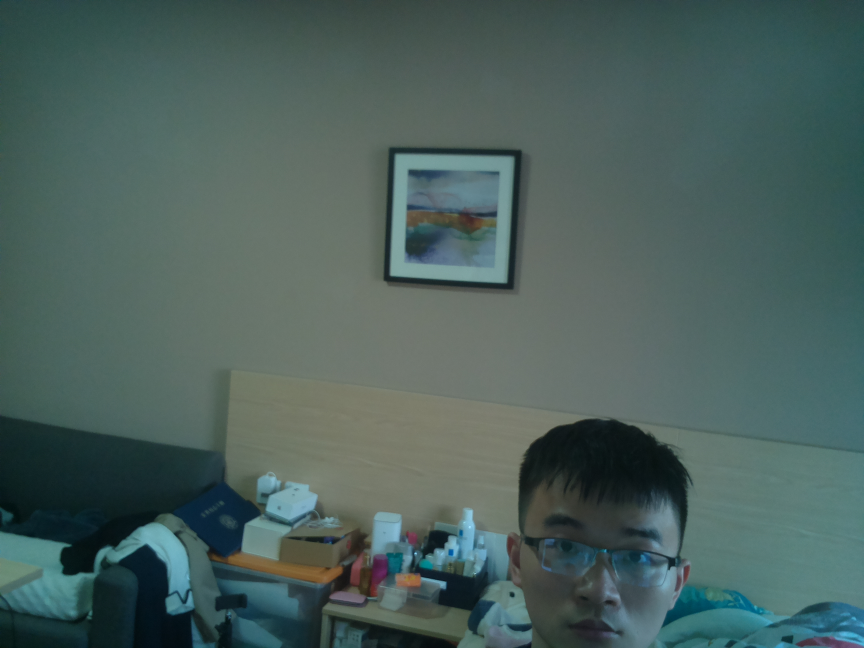
#> input picture ItChat/testcapture.jpg, 2592 x 1944 px, given in place of the camera (shown at 1/3 size)
$ python catfollow.py   (older library calls are emulated)
#> lines starting #> are read from the running program, lines starting #| are printed output that depends on the picture; after the words box and inside, x2 and y2 are one past the last pixel; in counts of white or black regions, pixels touching at a corner belong together; long printed decimals are rounded
#from gpiozero import Motor
#from time import sleep
#!/usr/bin/env python
# coding: utf-8
import cv2
import numpy as np
import imutils
import RPi.GPIO as GPIO
import time
import sys
import atexit
import os

#m = Motor(forward=17, backward=18) # fwd=cw bck=ccw

def tonum(num):
    fm=10.0/180.0
    num=num*fm+2.5
    num=int(num*10)/10.0
    return num

GPIO.setmode(GPIO.BCM)
GPIO.setup(23,GPIO.OUT)
GPIO.setup(21,GPIO.OUT)
P21 = GPIO.PWM(21,50)
#P21.start(tonum(0))
P23 = GPIO.PWM(23,50)
P23.start(tonum(90))
print("start")

if __name__ == '__main__':

    cap = cv2.VideoCapture(0)
    #boundaries = [ ( [160, 20, 20],    #lower color range
                # [179, 255, 255] ) ]#upper color range
    while True:

        #EXTRACT_FOLDER = '/home/pi/ItChat/extract_folder'
        #save_path = "/home/pi/ItChat/extract_folder/2.jpg"

        ret, frame = cap.read()
#> frame is the input picture: shape (1944, 2592, 3); mean B, G, R 92.7, 96.5, 75.2
        # [16 lines of commented-out code are left out]
        lower_red = np.array([120, 20, 20])
        upper_red = np.array([179, 255, 255])
        gray = cv2.cvtColor(frame, cv2.COLOR_BGR2HSV)
#> gray: shape (1944, 2592, 3); mean H, S, V 79.4, 68.6, 98
        mask = cv2.inRange(gray, lower_red, upper_red)
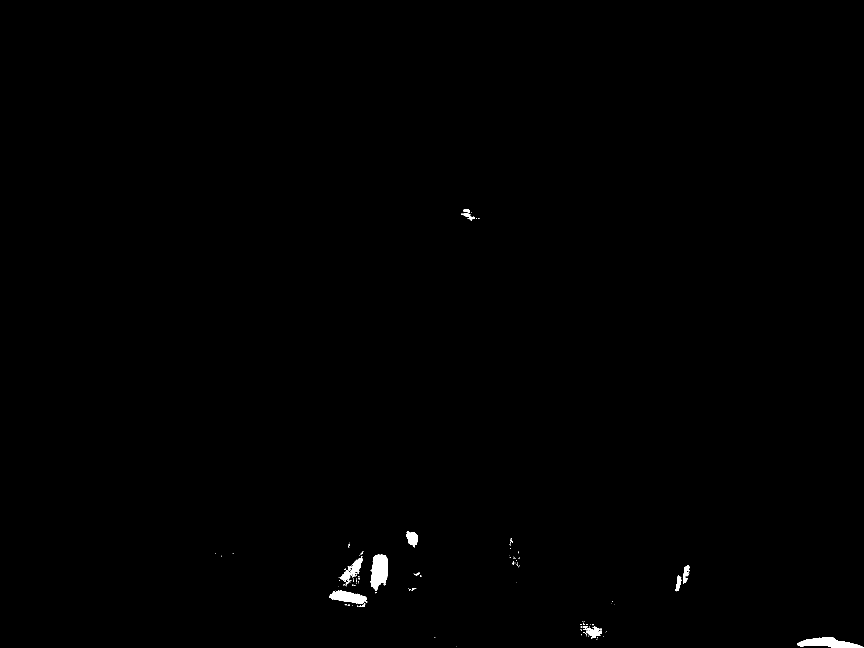
#> mask: shape (1944, 2592) (shown at 1/3 size); 0.32% white; 125 white regions (106 under 20 px)
        print(type(mask))
#| <class 'numpy.ndarray'>


        # [7 lines of commented-out code are left out]
        ret, binary = cv2.threshold(mask.copy(),127,255,cv2.THRESH_BINARY)
  #
        img, cnts, hierarchy = cv2.findContours(binary,cv2.RETR_EXTERNAL,cv2.CHAIN_APPROX_SIMPLE)
#> cnts = 125 contours, 110 with area under 20; largest, box (x1, y1, x2, y2) and area: (1111, 1663, 1163, 1773) 3998, (2391, 1911, 2592, 1944) 3470, (987, 1772, 1100, 1811) 2584, (1020, 1668, 1088, 1746) 1500, (1218, 1594, 1254, 1642) 1024
        #p=0
        #cnts = cnts[0] if imutils.is_cv2() else cnts[1]
        print("cnts=",len(cnts))
#| cnts= 125
        if len(cnts) > 0: #4
            c = max(cnts, key=cv2.contourArea)
#> c = contour of 140 points, box (x1, y1, x2, y2) (1111, 1663, 1163, 1773), area 3998
            ((x,y), radius) = cv2.minEnclosingCircle(c)
#> x = 1137; y = 1717.5; radius = 55.24
            x, y = int(x), int(y)
#> y = 1717
            print(x)
#| 1137
            print(y)
#| 1717
            print(radius)
#| 55.238
            M = cv2.moments(c)
#> M = moments, m00 3998.5, centre m10/m00, m01/m00 = (1137.5, 1712.3)
            #print(M)
            #center = (int(M["m10"] / M["m00"]), int(M["m01"] / M["m00"]))
            global Origin
            Origin = 7.5
            if radius > 10:
                cv2.circle(frame, (int(x), int(y)), int(radius), (0,255,255),2)
                #cv2.circle(Img, center, 5, (0,0,255), -1)
                x, y = int(x), int(y)

                #print x, y

                if x > 420 and (Origin-(x-320)/192)>0:
                    P23.ChangeDutyCycle(Origin-(x-320)/192)
                    Origin = Origin-(x-320)/192
#> Origin = 3.24
                    #reverseRotation(self)
                    print("Origin=>",Origin)
#| Origin=> 3.245
                    time.sleep(0.3)
                    P23.ChangeDutyCycle(0)
                    #os.system("raspistill-t 1 -o test.jpg")
                    time.sleep(0.1)

                elif x <= 220 :
                    #steer.reverseRotation()
                    P23.ChangeDutyCycle(Origin-(x-320)/192)
                    Origin = Origin-(x-320)/192
                    print("Origin=<",Origin)
                    #forwardRotation(self)
                    time.sleep(0.3)
                    P23.ChangeDutyCycle(0)
                    #os.system("raspistill-t 1 -o test.jpg")
                    time.sleep(0.1)

                    #Origin = 320-x+Origin
                elif 220 < x < 420 :
                    print("It's middle")


# [16 lines of commented-out code are left out]
        else:
            continue

        output = cv2.bitwise_and(frame, frame, mask = mask)

        cv2.imshow("Img", np.hstack([frame, output]))
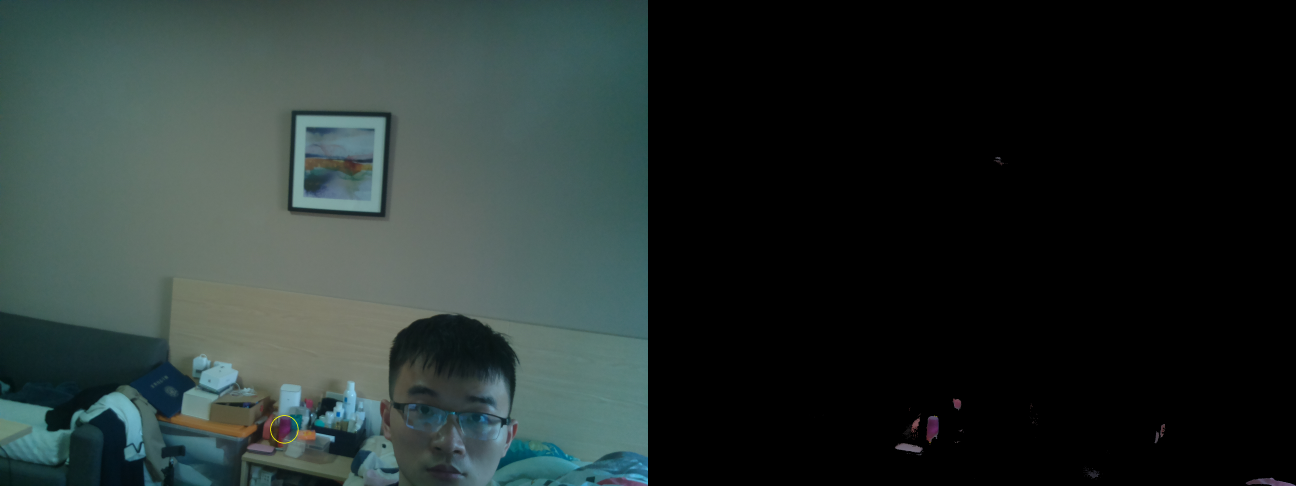
#> window 'Img': shape (1944, 5184, 3) (shown at 1/4 size); mean B, G, R 46.5, 48.4, 37.8


        if cv2.waitKey(1) & 0xFF == ord('q'):
#> (key q is pressed here)
            break

    cap.release()
    cv2.destroyAllWindows()
    cv2.waitKey(1)
